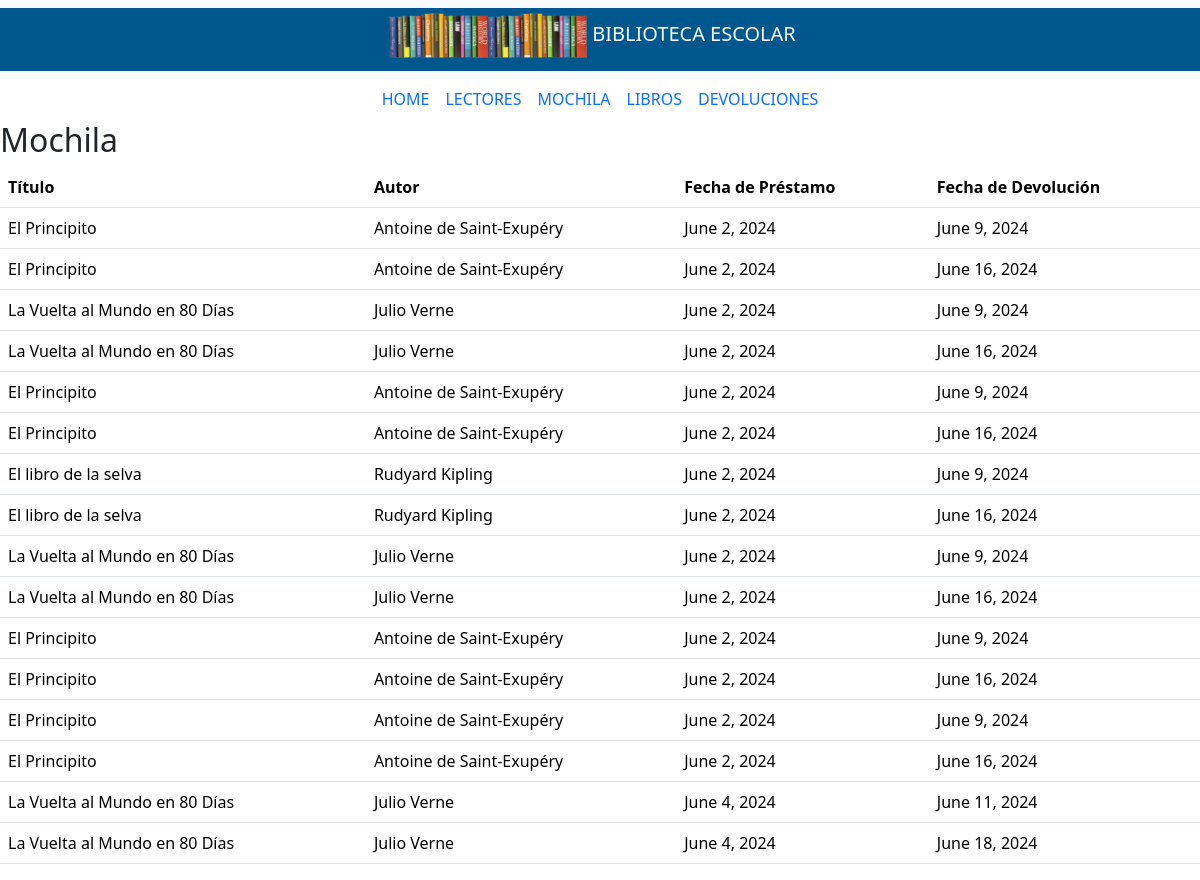
Before: /mochila/ (signed in) with the older database file.
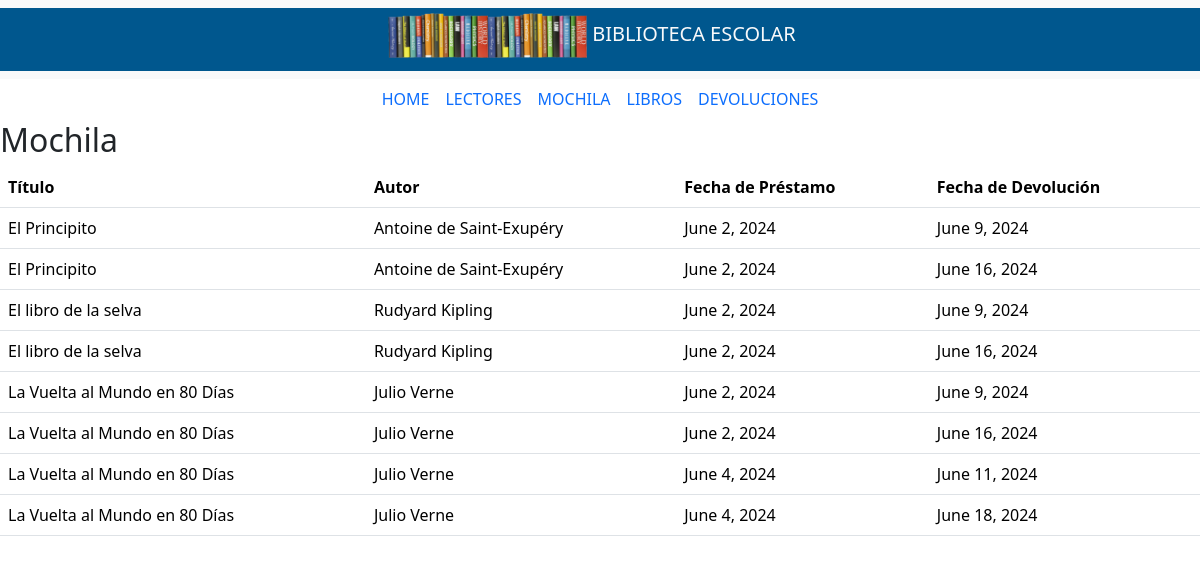
After: the same page with the newer database file.
### sistema_biblioteca_app/models.py (models this page shows, shortened)
class Prestamo(models.Model):  # Nuevo modelo para registrar préstamos
    lector = models.ForeignKey(User, on_delete=models.CASCADE)
    libro = models.ForeignKey(Libro, on_delete=models.CASCADE)
    fecha_prestamo = models.DateField(auto_now_add=True)
    fecha_devolucion = models.DateField()
    devuelto = models.BooleanField(default=False)

class Libro(models.Model):
    titulo = models.CharField(max_length=200)
    autor = models.CharField(max_length=100)
    isbn = models.CharField(max_length=13, unique=True)
    editorial = models.CharField(max_length=100)
    año_publicacion = models.PositiveIntegerField()
    genero = models.CharField(max_length=50)
    cantidad_disponible = models.PositiveIntegerField(default=1)
    imagen = models.ImageField(upload_to='portadas/', null=True, blank=True)

### sistema_biblioteca_app/views.py (the view)
# urls.py: path('mochila/', mochila, name='mochila'),
@login_required
def mochila(request):
    prestamos = Prestamo.objects.filter(lector=request.user, devuelto=False).select_related('libro')  # Optimizar la consulta
    return render(request, 'mochila.html', {'prestamos': prestamos})

### sistema_biblioteca_app/templates/mochila.html (shortened to what this page needs)
{% extends "index.html" %}
{% load static %}
{% block main_content %}
<h2>Mochila</h2>
{% if user.is_authenticated %}
    {% if prestamos %}
        <table class="table">
            <thead>
                <tr>
                    <th>Título</th>
                    <th>Autor</th>
                    <th>Fecha de Préstamo</th>
                    <th>Fecha de Devolución</th>
                </tr>
            </thead>
            <tbody>
                {% for prestamo in prestamos %}
                    <tr>
                        <td>{{ prestamo.libro.titulo }}</td>
                        <td>{{ prestamo.libro.autor }}</td>
                        <td>{{ prestamo.fecha_prestamo }}</td>
                        <td>{{ prestamo.fecha_devolucion }}</td>
                    </tr>
                {% endfor %}
            </tbody>
        </table>
    {% else %}
        <p>No tienes libros en préstamo actualmente.</p>
    {% endif %}
{% else %}
    <p>Por favor, inicia sesión para ver tus libros en préstamo.</p>
{% endif %}
{% endblock %}

### sistema_biblioteca_app/templates/index.html (shortened to what this page needs)
<!doctype html>
{% load static %}
<html lang="en">
  <head>
    <link href="https://cdn.jsdelivr.net/npm/bootstrap@5.3.3/dist/css/bootstrap.min.css" rel="stylesheet">
  </head>
  <body>
    <nav class="navbar bg-body-tertiary">
      <div class="container-fluid justify-content-center align-items-center" style="background-color: #00578E;">
        <span class="navbar-brand lb-1 h3 text-light">
          <img src="{% static '/logo_2_biblioteca.png' %}" alt="logo_2_biblioteca" height="45">
          BIBLIOTECA ESCOLAR</span>
      </div>
    </nav>
    <div class="d-flex justify-content-center align-items-center">
      <ul class="nav nav-underline">
        <li class="nav-item">
          {% if current_tab == 'home' %}
            <a class="nav-link active" aria-current="page" href="/home">HOME</a>
          {% else %}
            <a class="nav-link" aria-current="page" href="/home">HOME</a>
          {% endif %}
      </li>
      <li class="nav-item">
        {% if current_tab == 'lectores' %}
          <a class="nav-link active" aria-current="page" href="/lectores">LECTORES</a>
      {% else %}
          <a class="nav-link" aria-current="page" href="/lectores">LECTORES</a>
      {% endif %}
      </li>
      <li class="nav-item">
        {% if current_tab == 'mochila' %}
          <a class="nav-link active" aria-current="page" href="/mochila">MOCHILA</a>
      {% else %}
          <a class="nav-link" aria-current="page" href="/mochila">MOCHILA</a>
      {% endif %}
    </li>
    <li class="nav-item">
      {% if current_tab == 'libros' %}
        <a class="nav-link active" aria-current="page" href="/libros">LIBROS</a>
    {% else %}
        <a class="nav-link" aria-current="page" href="/libros">LIBROS</a>
    {% endif %}
    </li>
      <li class="nav-item">
        {% if current_tab == 'devoluciones' %}
          <a class="nav-link active" aria-current="page" href="/devoluciones">DEVOLUCIONES</a>
      {% else %}
          <a class="nav-link" aria-current="page" href="/devoluciones">DEVOLUCIONES</a>
      {% endif %}
      </li>
    </ul>
  </div>
    {% block main_content %}
    {% endblock %}
  </body>
</html>

Changed rows visible on the page:
removed Prestamo: libro.titulo "El Principito", libro.autor "Antoine de Saint-Exupéry", fecha_prestamo "June 2, 2024", fecha_devolucion "June 9, 2024"
removed Prestamo: libro.titulo "El Principito", libro.autor "Antoine de Saint-Exupéry", fecha_prestamo "June 2, 2024", fecha_devolucion "June 16, 2024"
removed Prestamo: libro.titulo "La Vuelta al Mundo en 80 Días", libro.autor "Julio Verne", fecha_prestamo "June 2, 2024", fecha_devolucion "June 9, 2024"
removed Prestamo: libro.titulo "La Vuelta al Mundo en 80 Días", libro.autor "Julio Verne", fecha_prestamo "June 2, 2024", fecha_devolucion "June 16, 2024"
removed Prestamo: libro.titulo "El Principito", libro.autor "Antoine de Saint-Exupéry", fecha_prestamo "June 2, 2024", fecha_devolucion "June 9, 2024"
removed Prestamo: libro.titulo "El Principito", libro.autor "Antoine de Saint-Exupéry", fecha_prestamo "June 2, 2024", fecha_devolucion "June 16, 2024"
removed Prestamo: libro.titulo "El Principito", libro.autor "Antoine de Saint-Exupéry", fecha_prestamo "June 2, 2024", fecha_devolucion "June 9, 2024"
removed Prestamo: libro.titulo "El Principito", libro.autor "Antoine de Saint-Exupéry", fecha_prestamo "June 2, 2024", fecha_devolucion "June 16, 2024"
